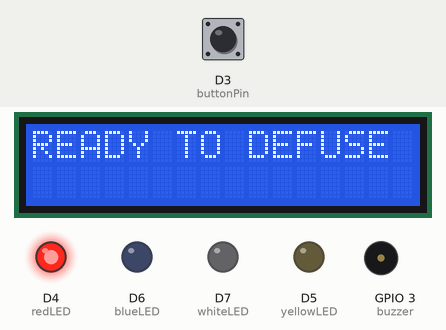
The sketch below on a simulated ESP8266 (NodeMCU). Shown: 16×2 character LCD, output pins drawn as LEDs (lit = HIGH), buzzer (waves = sounding). Inputs (shaded band) come from the test bench; at power-on: D3 (buttonPin) HIGH. WiFi joins after 1.5 s; servers stay silent unless stated; uploads are accepted with an empty reply; random numbers use the default seed unless the sketch sets one; what the sketch prints to the serial monitor is not drawn.

Above: at 3.6 s.
3.7 s: D3 (buttonPin) pulled LOW for 3.2 s
At 8.1 s:
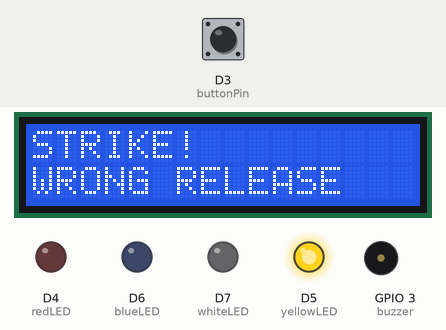
8.4 s: D3 (buttonPin) pulled LOW for 3.2 s
At 10.7 s:
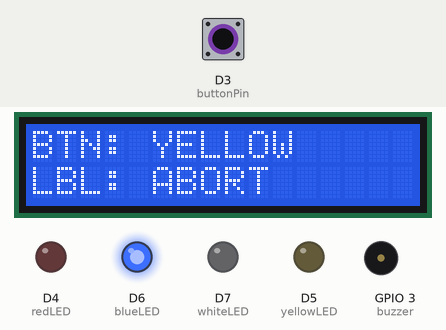
13.1 s: D3 (buttonPin) pulled LOW for 1 s
At 16.9 s:
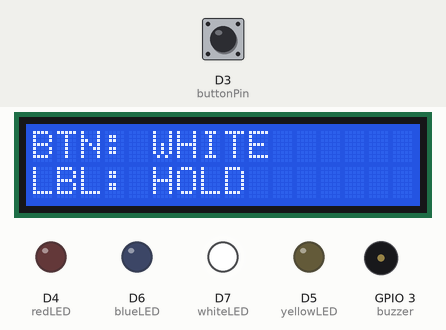
17.1 s: D3 (buttonPin) pulled LOW for 0.15 s
At 18.8 s:
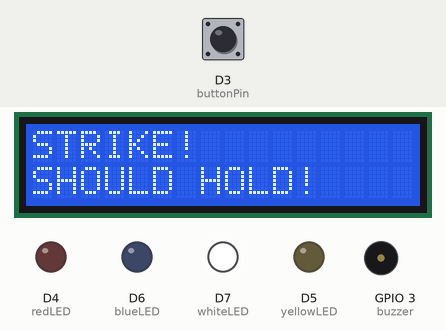
20.2 s: D3 (buttonPin) pulled LOW for 3.2 s
At 22.4 s:
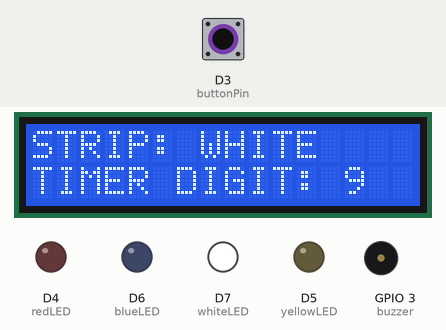
24.9 s: D3 (buttonPin) pulled LOW for 1 s
At 28.5 s:
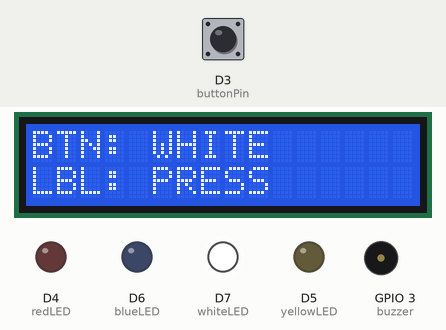
Timing chart, 0 to 29.9 s (numbered marks = the images above; inputs shaded):
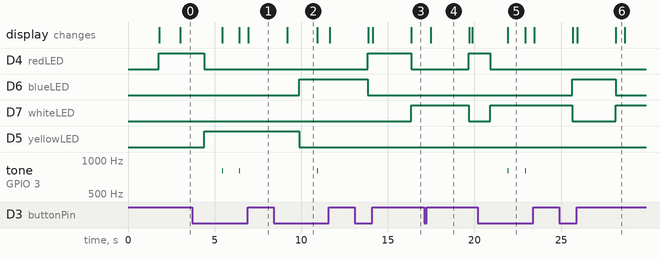

Measured:
- after the input at 3.7 s, D4 (redLED): HIGH → LOW after 0.70 s; D5 (yellowLED): LOW → HIGH after 0.70 s; tone on GPIO 3 (buzzer): alternates 800 Hz for 0.05 s and silent for 0.95 s, 4 changes in all, then stays silent, starting after 1.7 s
- after the input at 8.4 s, D6 (blueLED): LOW → HIGH after 1.5 s; D5 (yellowLED): HIGH → LOW after 1.5 s; tone on GPIO 3 (buzzer): silent → 800 Hz after 2.5 s, → silent 0.05 s later
- after the input at 13.1 s, D7 (whiteLED): LOW → HIGH after 3.2 s
- after the input at 17.1 s, D4 (redLED): LOW → HIGH after 2.6 s; D7 (whiteLED): HIGH → LOW after 2.6 s
- after the input at 20.2 s, D4 (redLED): HIGH → LOW after 0.70 s; D7 (whiteLED): LOW → HIGH after 0.70 s; tone on GPIO 3 (buzzer): alternates 800 Hz for 0.05 s and silent for 0.95 s, 4 changes in all, then stays silent, starting after 1.7 s
- what the display in image 2 shows lasts 1.7 s, from 9.2 s to 10.9 s
- what the display in image 4 shows lasts 2.2 s, from 17.5 s to 19.7 s

The sketch:

big_button_puzzle.ino
```cpp
// ═══════════════════════════════════════════════════════════════
//  KEEP TALKING AND NOBODY EXPLODES — The Button Module
// ═══════════════════════════════════════════════════════════════

#include <Wire.h>
#include <LiquidCrystal_I2C.h>
#include "connectionHandler.h"

LiquidCrystal_I2C lcd(0x27, 16, 2);

// ── PINS ─────────────────────────────────────────────────────
#define buttonPin    D3
#define redLED       D4
#define yellowLED    D5
#define blueLED      D6
#define whiteLED     D7
#define buzzer       3

// ── TIMING ───────────────────────────────────────────────────
#define TAP_THRESHOLD     200
#define HOLD_THRESHOLD    500
#define CAROUSEL_INTERVAL 3000

// ── GAME CONSTANTS ───────────────────────────────────────────
const char* buttonLabels[] = { "ABORT", "DETONATE", "HOLD", "PRESS" };
#define LABEL_COUNT 4
const String PUZZLE_ID = "big_button";

// ── GAME VARIABLES ───────────────────────────────────────────
String        buttonColor    = "";
String        buttonLabel    = "";
String        stripColor     = "";
bool          isHolding      = false;
unsigned long pressTime      = 0;
int           timer          = 20;
bool          holdingStarted = false;
bool          isFinished     = false;

// ── CAROUSEL ─────────────────────────────────────────────────
int           carouselScreen   = 0;
unsigned long lastCarouselSwap = 0;

void setup() {
  Serial.begin(115200);
  pinMode(buttonPin,   INPUT_PULLUP);
  pinMode(redLED,      OUTPUT);
  pinMode(yellowLED,   OUTPUT);
  pinMode(blueLED,     OUTPUT);
  pinMode(whiteLED,    OUTPUT);
  pinMode(buzzer,      OUTPUT);

  Wire.begin(D2, D1);
  lcd.init();
  lcd.backlight();

  lcd.print("CONNECTING...");

  if (connectToMainBoard("asdf", "123456789")) {
    sendHandshake(PUZZLE_ID);
  }

  randomSeed(analogRead(A0));
  startGame();
}

void loop() {
  // If the puzzle is finished, stop all logic and wait.
  if (isFinished) return;

  int buttonState = digitalRead(buttonPin);

  // Handle Initial Press
  if (buttonState == LOW && !isHolding) {
    pressTime = millis();
    isHolding = true;
  }

  // Handle Release
  if (buttonState == HIGH && isHolding) {
    unsigned long duration = millis() - pressTime;
    isHolding = false;

    if (duration < TAP_THRESHOLD) {
      handleTap();
    } else {
      handleRelease();
    }
  }

  // UI Updates
  if (isHolding) {
    handleHolding();
  } else if (!holdingStarted) {
    handleCarousel();
  }
  yield();
}

// ═══════════════════════════════════════════════════════════════
//  LOGIC ENGINE (Priority Chain)
// ═══════════════════════════════════════════════════════════════

bool shouldTap() {
  JsonDocument doc;
  bool dataValid = getWidgets(doc);

  int batteryCount = (int)doc["batteriesAA"] + (int)doc["batteriesD"];
  bool hasLitCAR = false;
  bool hasLitFRK = false;

  if (dataValid && doc.containsKey("indicators")) {
    JsonArray indicators = doc["indicators"];
    for (JsonObject ind : indicators) {
      String label = ind["label"] | "";
      bool lit = ind["lit"] | false;
      if (lit && label == "CAR") hasLitCAR = true;
      if (lit && label == "FRK") hasLitFRK = true;
    }
  }

  if (buttonColor == "BLUE" && buttonLabel == "ABORT") return false;
  if (batteryCount > 1 && buttonLabel == "DETONATE") return true;
  if (buttonColor == "WHITE" && hasLitCAR) return false;
  if (batteryCount > 2 && hasLitFRK) return true;
  if (buttonColor == "YELLOW") return false;
  if (buttonColor == "RED" && buttonLabel == "HOLD") return true;

  return false; // Default: Hold
}

bool correctRelease() {
  int targetDigit = 1;
  if (stripColor == "BLUE")        targetDigit = 4;
  else if (stripColor == "YELLOW") targetDigit = 5;
  else if (stripColor == "WHITE")  targetDigit = 1;

  int secondsOnes = timer % 10;
  return (secondsOnes == targetDigit);
}

// ═══════════════════════════════════════════════════════════════
//  GAMESTATE HELPERS
// ═══════════════════════════════════════════════════════════════

void startGame() {
  clearLEDs();
  holdingStarted = false;
  timer = 20;

  int c = random(0, 4);
  if (c == 0) buttonColor = "RED";
  else if (c == 1) buttonColor = "BLUE";
  else if (c == 2) buttonColor = "YELLOW";
  else buttonColor = "WHITE";

  buttonLabel = buttonLabels[random(0, LABEL_COUNT)];
  showColor(buttonColor);
  showCarouselScreen(0);
}

void handleHolding() {
  static unsigned long lastTick = 0;

  if (!holdingStarted) {
    if (millis() - pressTime < HOLD_THRESHOLD) return;

    if (shouldTap()) {
      handleIncorrectAction("SHOULD TAP!");
      return;
    }

    holdingStarted = true;
    lastTick = millis();

    int r = random(0, 3);
    if (r == 0) stripColor = "BLUE";
    else if (r == 1) stripColor = "WHITE";
    else stripColor = "YELLOW";

    showColor(stripColor);
  }

  if (millis() - lastTick > 1000) {
    lastTick = millis();
    if (timer > 0) timer--;

    lcd.clear();
    lcd.print("STRIP: "); lcd.print(stripColor);
    lcd.setCursor(0, 1);
    lcd.print("TIMER DIGIT: "); lcd.print(timer % 10);
    tone(buzzer, 800, 50);
  }
}

void handleTap() {
  if (shouldTap()) handleSuccess();
  else handleIncorrectAction("SHOULD HOLD!");
}

void handleRelease() {
  if (correctRelease()) handleSuccess();
  else {
    lcd.clear();
    lcd.print("BOOM! WRONG TIME");
    handleIncorrectAction("WRONG RELEASE");
  }
}

void handleSuccess() {
  lcd.clear();
  lcd.print("MODULE SOLVED!");
  tone(buzzer, 1500, 1000);

  // Notify the Main Board
  if (sendFinished(PUZZLE_ID)) {
    isFinished = true;
    Serial.println("[+] Server synced. Module deactivated.");
  } else {
    Serial.println("[-] Sync failed. Retrying...");
    delay(2000);
    startGame(); // Optional: allow retry if network failed
  }
}

void handleIncorrectAction(const char* msg) {
  lcd.clear();
  lcd.print("STRIKE!");
  lcd.setCursor(0, 1);
  lcd.print(msg);
  sendStrike();
  delay(2000);
  isHolding = false;
  holdingStarted = false;
  startGame();
}

// ── HARDWARE HELPERS ──────────────────────────────────────────

void showColor(String color) {
  clearLEDs();
  if (color == "RED")    digitalWrite(redLED, HIGH);
  else if (color == "BLUE")   digitalWrite(blueLED, HIGH);
  else if (color == "YELLOW") digitalWrite(yellowLED, HIGH);
  else if (color == "WHITE")  digitalWrite(whiteLED, HIGH);
}

void clearLEDs() {
  digitalWrite(redLED, LOW);
  digitalWrite(yellowLED, LOW);
  digitalWrite(blueLED, LOW);
  digitalWrite(whiteLED, LOW);
}

void handleCarousel() {
  if (millis() - lastCarouselSwap >= CAROUSEL_INTERVAL) {
    lastCarouselSwap = millis();
    carouselScreen = (carouselScreen + 1) % 2;
    showCarouselScreen(carouselScreen);
  }
}

void showCarouselScreen(int screen) {
  lcd.clear();
  if (screen == 0) {
    lcd.print("BTN: "); lcd.print(buttonColor);
    lcd.setCursor(0, 1);
    lcd.print("LBL: "); lcd.print(buttonLabel);
  } else {
    lcd.print("READY TO DEFUSE");
  }
}
```

connectionHandler.h
```cpp
#include <ESP8266WiFi.h>
#include <ESP8266HTTPClient.h>
#include <ArduinoJson.h>

const char* SERVER_IP = "http://192.168.4.1";
bool isHandshake = false;

String performRequest(const String& path, const String& method = "GET", const String& payload = "") {
    if (WiFi.status() != WL_CONNECTED) {
        Serial.println("[-] WiFi Disconnected");
        return "";
    }

    WiFiClient client;
    HTTPClient http;
    String url = String(SERVER_IP) + path;
    String response = "";

    http.begin(client, url);

    if (method == "POST") {
        http.addHeader("Content-Type", "application/x-www-form-urlencoded");
    }

    int httpCode = (method == "POST") ? http.POST(payload) : http.GET();

    if (httpCode == HTTP_CODE_OK) {
        response = http.getString();
    } else {
        Serial.printf("[!!] Handshake Failed, error: %s\n",http.errorToString(httpCode).c_str());
    }

    http.end();
    return response;
}

bool connectToMainBoard(const char* ssid, const char* passwd) {
    Serial.print("[+] Connecting to AP");
    WiFi.begin(ssid, passwd);

    while (WiFi.status() != WL_CONNECTED) {
        delay(500);
        Serial.print(".");
    }
    Serial.println("\n[+] Connected!");
    return true;
}

bool sendHandshake(String id) {
  if (WiFi.status() == WL_CONNECTED) {
    WiFiClient client;
    HTTPClient http;
    http.begin(client, "http://192.168.4.1/handshake?ID=" + id);
    http.setTimeout(5000);
    int httpResponseCode = http.POST("");
    if (httpResponseCode < 0) {
        Serial.printf("[-] Error: %s\n", http.errorToString(httpResponseCode).c_str());
        return false;
    }
    http.end();
    isHandshake = true;
    return true;
  }
  return false;
}

void sendStrike() {
    performRequest("/strike", "POST");
}

bool sendFinished(String id) {
    if (WiFi.status() == WL_CONNECTED) {
        WiFiClient client;
        HTTPClient http;

        // Construct the URL with the ID as a query parameter
        String url = String(SERVER_IP) + "/finished?ID=" + id;

        http.begin(client, url);
        http.setTimeout(5000);

        // Sending an empty body as the ID is passed in the URL
        int httpResponseCode = http.POST("");

        if (httpResponseCode > 0) {
            Serial.printf("[+] Finished signal sent. Response: %d\n", httpResponseCode);
            http.end();
            return true;
        } else {
            Serial.printf("[-] Failed to send finished signal: %s\n", http.errorToString(httpResponseCode).c_str());
            http.end();
            return false;
        }
    }
    return false;
}


int getStrikes() {
    String res = performRequest("/get_strikes", "GET");
    return (res != "") ? res.toInt() : 0;
}

bool getWidgets(JsonDocument& doc) {
    String response = performRequest("/widgets", "GET");
    if (response == "") return false;

    DeserializationError err = deserializeJson(doc, response);
    if (err) {
        Serial.print(F("[-] JSON Deserialization failed: "));
        Serial.println(err.f_str());
        return false;
    }

    return true;
}

// Add this helper function to connectionHandler.h
bool hasVowel() {
    JsonDocument doc;
    if (getWidgets(doc)) {
        // Assuming the main board provides a "serial" field in the JSON
        String serial = doc["serialNumber"] | "";
        serial.toLowerCase();
        const char* vowels = "aeiou";
        for (int i = 0; i < serial.length(); i++) {
            if (strchr(vowels, serial[i])) return true;
        }
    }
    return false; // Default if check fails or no vowel found
}

bool checkLastDigit() {
    JsonDocument doc;

    bool isOdd = false;

    if (getWidgets(doc)) {
        String serialNumber = doc["serialNumber"];
        Serial.println("serialNumber: " + serialNumber);

        if (serialNumber[serialNumber.length() - 1] % 2 == 1) {
            isOdd = true;
        }

    } else Serial.println("[!!] Failed to get widgets.");

    return isOdd;
}
```
